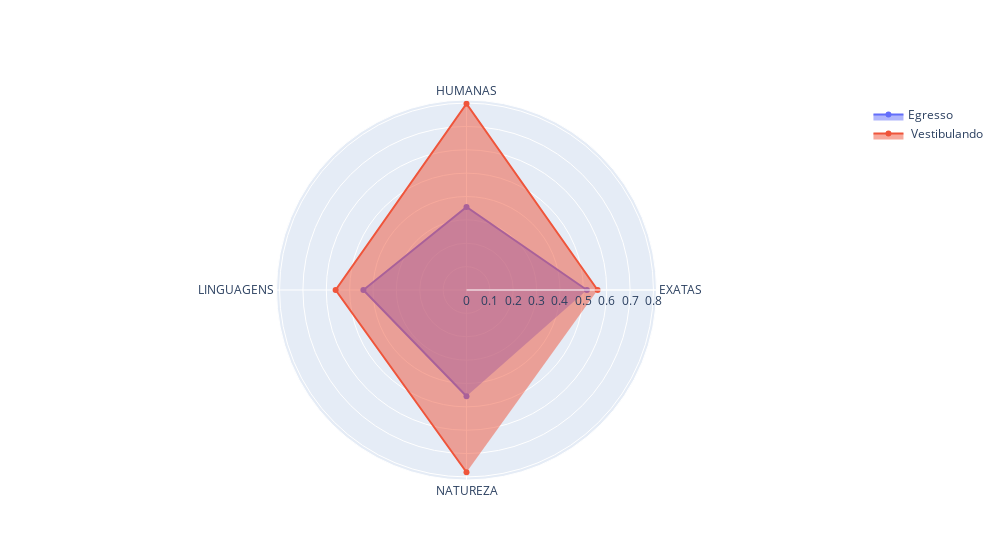

The notebook cell saved with this chart:
### Markdown cell above
Agora utilizaremos a média das áreas pare montar um gráfico similar ao dos perfil do ensino médio. Usaremos a média entre as competências presentes na área.

### Code cell
perfil_enem_values = [ nota_enem[key] for key in ['EXATAS', 'HUMANAS', 'LINGUAGENS', 'NATUREZA']]
perfil_media_area_values_em = [sum(area_values_dict[area]) / len(area_values_dict[area]) for area in ['EXATAS', 'HUMANAS', 'LINGUAGENS', 'NATUREZA']]

spider_fig = spider_plot( ['EXATAS', 'HUMANAS', 'LINGUAGENS', 'NATUREZA'],['Egresso',' Vestibulando'], [perfil_media_area_values_em, perfil_enem_values], show=True)

### Figure 1 — Plotly figure (JSON) as saved in the notebook; plotly's stock layout.template omitted (floating-point values rounded to 4 significant figures)
{"data": [{"fill": "toself", "name": "Egresso", "r": [0.5152, 0.3551, 0.4413, 0.4548], "texttemplate": "%{text:.2f}", "theta": ["EXATAS", "HUMANAS", "LINGUAGENS", "NATUREZA"], "type": "scatterpolar"}, {"fill": "toself", "name": " Vestibulando", "r": [0.561, 0.797, 0.56, 0.78], "texttemplate": "%{text:.2f}", "theta": ["EXATAS", "HUMANAS", "LINGUAGENS", "NATUREZA"], "type": "scatterpolar"}], "layout": {"barmode": "group", "uniformtext": {"minsize": 1, "mode": "show"}, "width": 1000}}
